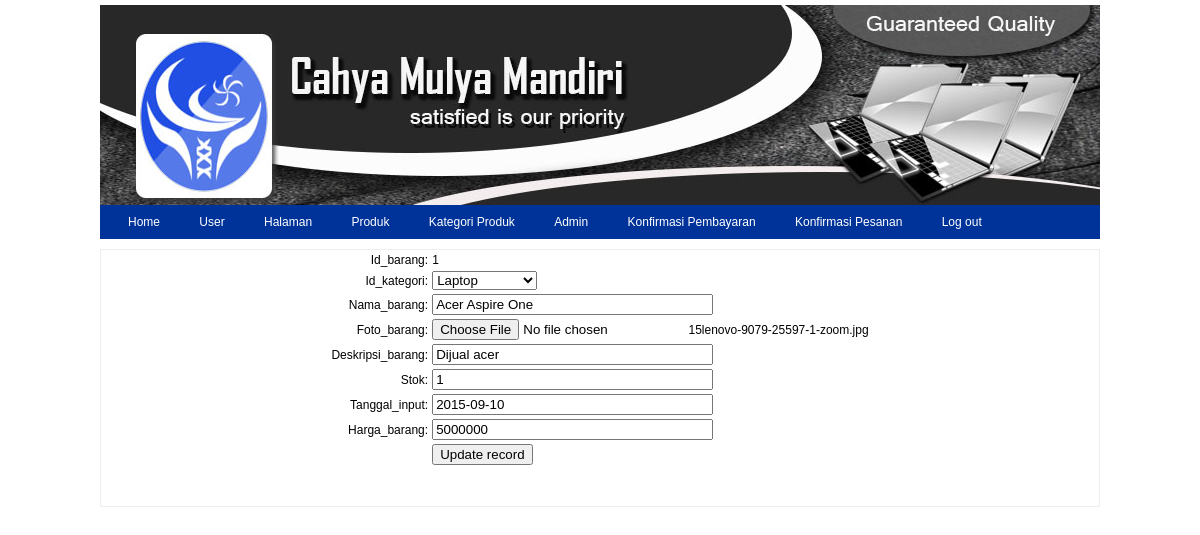
/panel/barang/edit.php?id_barang=1, run on the app's committed database.
### tables this page shows
CREATE TABLE `list_barang` (
  `id_barang` int(5) NOT NULL AUTO_INCREMENT,
  `id_kategori` int(5) NOT NULL,
  `nama_barang` varchar(250) NOT NULL,
  `foto_barang` varchar(250) DEFAULT NULL,
  `deskripsi_barang` text,
  `stok` int(5) NOT NULL,
  `tanggal_input` date DEFAULT NULL,
  `harga_barang` varchar(100) NOT NULL,
  PRIMARY KEY (`id_barang`)
);

CREATE TABLE `kategori_barang` (
  `id_kategori` int(5) NOT NULL AUTO_INCREMENT,
  `nama_kategori` varchar(250) NOT NULL,
  `foto_kategori` varchar(250) DEFAULT NULL,
  PRIMARY KEY (`id_kategori`)
);

### panel/barang/edit.php (the view, shortened to what this page needs)
<?php require_once('../../Connections/toko_cahya.php');include'../head.php';
include'../menu.php';
 ?>
<?php
if (!function_exists("GetSQLValueString")) {
function GetSQLValueString($theValue, $theType, $theDefinedValue = "", $theNotDefinedValue = "")
{
  $theValue = function_exists("mysql_real_escape_string") ? mysql_real_escape_string($theValue) : mysql_escape_string($theValue);
  switch ($theType) {
    case "long":
    case "int":
      $theValue = ($theValue != "") ? intval($theValue) : "NULL";
      break;
  }
  return $theValue;
}
}
$editFormAction = $_SERVER['PHP_SELF'];
if (isset($_SERVER['QUERY_STRING'])) {
  $editFormAction .= "?" . htmlentities($_SERVER['QUERY_STRING']);
}
$colname_edit = "-1";
if (isset($_GET['id_barang'])) {
  $colname_edit = $_GET['id_barang'];
}
$query_edit = sprintf("SELECT * FROM list_barang WHERE id_barang = %s", GetSQLValueString($colname_edit, "int"));
$edit = mysql_query($query_edit, $toko_cahya) or die(mysql_error());
$row_edit = mysql_fetch_assoc($edit);
$query_kategori = "SELECT * FROM kategori_barang";
$kategori = mysql_query($query_kategori, $toko_cahya) or die(mysql_error());
$row_kategori = mysql_fetch_assoc($kategori);
?>
<form action="<?php echo $editFormAction; ?>" method="post"  name="form1" enctype="multipart/form-data">
  <table align="center">
    <tr valign="baseline">
      <td nowrap align="right">Id_barang:</td>
      <td><?php echo $row_edit['id_barang']; ?></td>
    </tr>
    <tr valign="baseline">
      <td nowrap align="right">Id_kategori:</td>
      <td><select name="id_kategori" id="id_kategori">
        <?php
do {
?>
        <option value="<?php echo $row_kategori['id_kategori']?>"<?php if (!(strcmp($row_kategori['id_kategori'], $row_edit['id_kategori']))) {echo "selected=\"selected\"";} ?>><?php echo $row_kategori['nama_kategori']?></option>
        <?php
} while ($row_kategori = mysql_fetch_assoc($kategori));
?>
      </select></td>
    </tr>
    <tr valign="baseline">
      <td nowrap align="right">Nama_barang:</td>
      <td><input type="text" name="nama_barang" value="<?php echo htmlentities($row_edit['nama_barang'], ENT_COMPAT, ''); ?>" size="32"></td>
    </tr>
    <tr valign="baseline">
      <td nowrap align="right">Foto_barang:</td>
      <td><input type="file" name="fupload" id="fupload" />
    <?php echo htmlentities($row_edit['foto_barang'], ENT_COMPAT, ''); ?></td>
    </tr>
    <tr valign="baseline">
      <td nowrap align="right">Deskripsi_barang:</td>
      <td><input type="text" name="deskripsi_barang" value="<?php echo htmlentities($row_edit['deskripsi_barang'], ENT_COMPAT, ''); ?>" size="32"></td>
    </tr>
    <tr valign="baseline">
      <td nowrap align="right">Stok:</td>
      <td><input type="text" name="stok" value="<?php echo htmlentities($row_edit['stok'], ENT_COMPAT, ''); ?>" size="32"></td>
    </tr>
    <tr valign="baseline">
      <td nowrap align="right">Tanggal_input:</td>
      <td><input type="text" name="tanggal_input" value="<?php echo htmlentities($row_edit['tanggal_input'], ENT_COMPAT, ''); ?>" size="32"></td>
    </tr>
    <tr valign="baseline">
      <td nowrap align="right">Harga_barang:</td>
      <td><input type="text" name="harga_barang" value="<?php echo htmlentities($row_edit['harga_barang'], ENT_COMPAT, ''); ?>" size="32"></td>
    </tr>
    <tr valign="baseline">
      <td nowrap align="right">&nbsp;</td>
      <td><input type="submit" value="Update record"></td>
    </tr>
  </table>
</form>
<p>&nbsp;</p>

### data on the page
list_barang: id_barang "1", id_kategori "Laptop", nama_barang "Acer Aspire One", foto_barang "15lenovo-9079-25597-1-zoom.jpg", deskripsi_barang "Dijual acer", stok "1", tanggal_input "2015-09-10", harga_barang "5000000"
